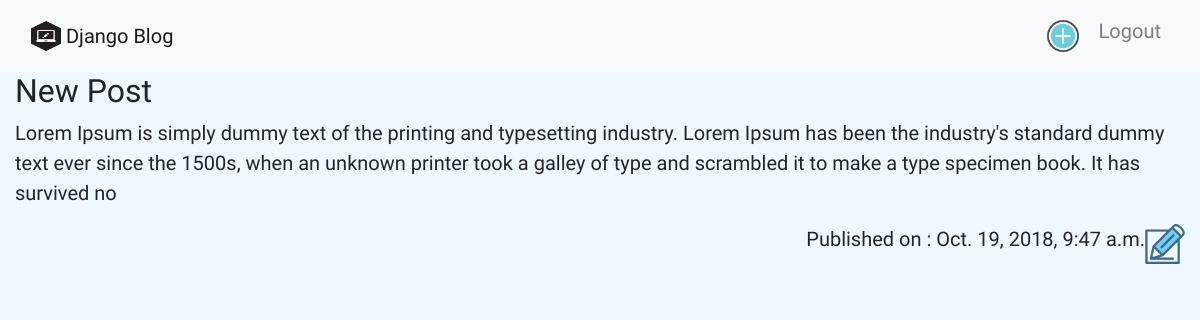
Page /5/details (signed in) on the committed database.
### blog/models.py (models this page shows, shortened)
class Post(models.Model):
	title=models.CharField(max_length=264)
	author=models.ForeignKey('auth.user',on_delete=models.CASCADE)
	text=models.CharField(max_length=264)
	created_date=models.DateTimeField(default=timezone.now())
	pub_date=models.DateTimeField(blank=True,null=True)

### blog/views.py (the view)
# urls.py: path('<int:pid>/details',views.details,name="details"),
def details(request,pid):
	post=Post.objects.get(pk=pid)
	return  render(request,'blog/details.html',{'post':post})

### templates/blog/details.html (shortened to what this page needs)
<!doctype html>
{% extends "base.html" %}
{% load staticfiles %}
{% block content %}
<div class="container-fluid">
	<h2 >{{post.title}}</h2>
	<p>{{post.text | linebreaksbr}}</p>
	{% if user.is_superuser %}
	<a  href="{% url "edit" pk=post.pk%}"><img align="right" src="{% static "images/edit.png" %}" id="pluns" alt="AddPost" width="40px" height="40px"  ></a>
	{% else %}
       <a href="" onclick="myfunction()" id="al"><img align="right" src="{% static "images/edit.png" %}" id="pluns" alt="AddPost" width="40px" height="40px"  ></a>
	{% endif %}
   <p align="right">Published on : {{post.pub_date}}</p>
</div>
{% endblock  %}

### blog/static/css/main.css (style rules this page uses)
body { font-family: 'Mali', cursive; font-size: 20px; background-color: #F0F8FF; text-decoration:none; }

### rows in the picture
Post: title "New Post", text "Lorem Ipsum is simply dummy text of the printing and typesetting industry. Lorem Ipsum has been the industry's standard dummy text ever since the 1500s, when an unknown printer took a galley of type and scrambled it to make a type specimen book. It has survived no", pub_date "Oct. 19, 2018, 9:47 a.m."
